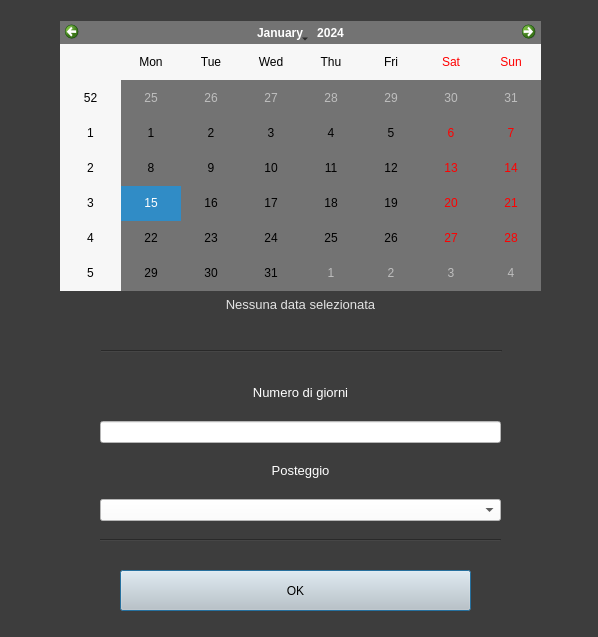
<?xml version="1.0" encoding="UTF-8"?>
<ui version="4.0">
 <class>CalendarDialog</class>
 <widget class="QDialog" name="CalendarDialog">
  <property name="geometry">
   <rect>
    <x>0</x>
    <y>0</y>
    <width>598</width>
    <height>637</height>
   </rect>
  </property>
  <property name="windowTitle">
   <string>Dialog</string>
  </property>
  <property name="styleSheet">
   <string notr="true">background-color: rgb(61, 61, 61);
</string>
  </property>
  <widget class="QWidget" name="layoutWidget">
   <property name="geometry">
    <rect>
     <x>60</x>
     <y>21</y>
     <width>481</width>
     <height>291</height>
    </rect>
   </property>
   <layout class="QVBoxLayout" name="verticalLayout_2">
    <item>
     <widget class="QCalendarWidget" name="calendarWidget">
      <property name="styleSheet">
       <string notr="true">background-color: rgb(115, 115, 115);</string>
      </property>
     </widget>
    </item>
    <item>
     <widget class="QLabel" name="label">
      <property name="text">
       <string>&lt;html&gt;&lt;head/&gt;&lt;body&gt;&lt;p align=&quot;center&quot;&gt;&lt;span style=&quot; font-size:10pt; color:#e3e3e3;&quot;&gt;Nessuna data selezionata&lt;/span&gt;&lt;/p&gt;&lt;/body&gt;&lt;/html&gt;</string>
      </property>
     </widget>
    </item>
   </layout>
  </widget>
  <widget class="QPushButton" name="ok_button">
   <property name="geometry">
    <rect>
     <x>120</x>
     <y>570</y>
     <width>351</width>
     <height>41</height>
    </rect>
   </property>
   <property name="cursor">
    <cursorShape>PointingHandCursor</cursorShape>
   </property>
   <property name="styleSheet">
    <string notr="true">background-color: rgb(202, 202, 202);
color: rgb(0, 0, 0);</string>
   </property>
   <property name="text">
    <string>OK</string>
   </property>
  </widget>
  <widget class="Line" name="line_4">
   <property name="geometry">
    <rect>
     <x>100</x>
     <y>530</y>
     <width>401</width>
     <height>20</height>
    </rect>
   </property>
   <property name="orientation">
    <enum>Qt::Horizontal</enum>
   </property>
  </widget>
  <widget class="Line" name="line_3">
   <property name="geometry">
    <rect>
     <x>101</x>
     <y>341</y>
     <width>401</width>
     <height>20</height>
    </rect>
   </property>
   <property name="orientation">
    <enum>Qt::Horizontal</enum>
   </property>
  </widget>
  <widget class="QWidget" name="">
   <property name="geometry">
    <rect>
     <x>100</x>
     <y>370</y>
     <width>401</width>
     <height>151</height>
    </rect>
   </property>
   <layout class="QVBoxLayout" name="verticalLayout_4">
    <item>
     <layout class="QVBoxLayout" name="verticalLayout_3">
      <item>
       <widget class="QLabel" name="giorni_label">
        <property name="font">
         <font>
          <pointsize>10</pointsize>
         </font>
        </property>
        <property name="styleSheet">
         <string notr="true">font: 10pt &quot;MS Shell Dlg 2&quot;;
background-color: rgb(61, 61, 61);
color: rgb(255, 255, 255)</string>
        </property>
        <property name="text">
         <string>&lt;html&gt;&lt;head/&gt;&lt;body&gt;&lt;p align=&quot;center&quot;&gt;Numero di giorni&lt;/p&gt;&lt;/body&gt;&lt;/html&gt;</string>
        </property>
       </widget>
      </item>
      <item>
       <widget class="QLineEdit" name="giorni_lineEdit">
        <property name="styleSheet">
         <string notr="true">background-color: rgb(255, 255, 255);</string>
        </property>
       </widget>
      </item>
     </layout>
    </item>
    <item>
     <layout class="QVBoxLayout" name="verticalLayout">
      <item>
       <widget class="QLabel" name="posteggio_label">
        <property name="font">
         <font>
          <pointsize>10</pointsize>
         </font>
        </property>
        <property name="styleSheet">
         <string notr="true">font: 10pt &quot;MS Shell Dlg 2&quot;;
background-color: rgb(61, 61, 61);
color: rgb(255, 255, 255)</string>
        </property>
        <property name="text">
         <string>&lt;html&gt;&lt;head/&gt;&lt;body&gt;&lt;p align=&quot;center&quot;&gt;Posteggio&lt;/p&gt;&lt;/body&gt;&lt;/html&gt;</string>
        </property>
       </widget>
      </item>
      <item>
       <widget class="QComboBox" name="posteggio_comboBox">
        <property name="styleSheet">
         <string notr="true">background-color: rgb(255, 255, 255);
color: rgb(0, 0, 0);</string>
        </property>
       </widget>
      </item>
     </layout>
    </item>
   </layout>
  </widget>
 </widget>
 <resources/>
 <connections/>
</ui>
